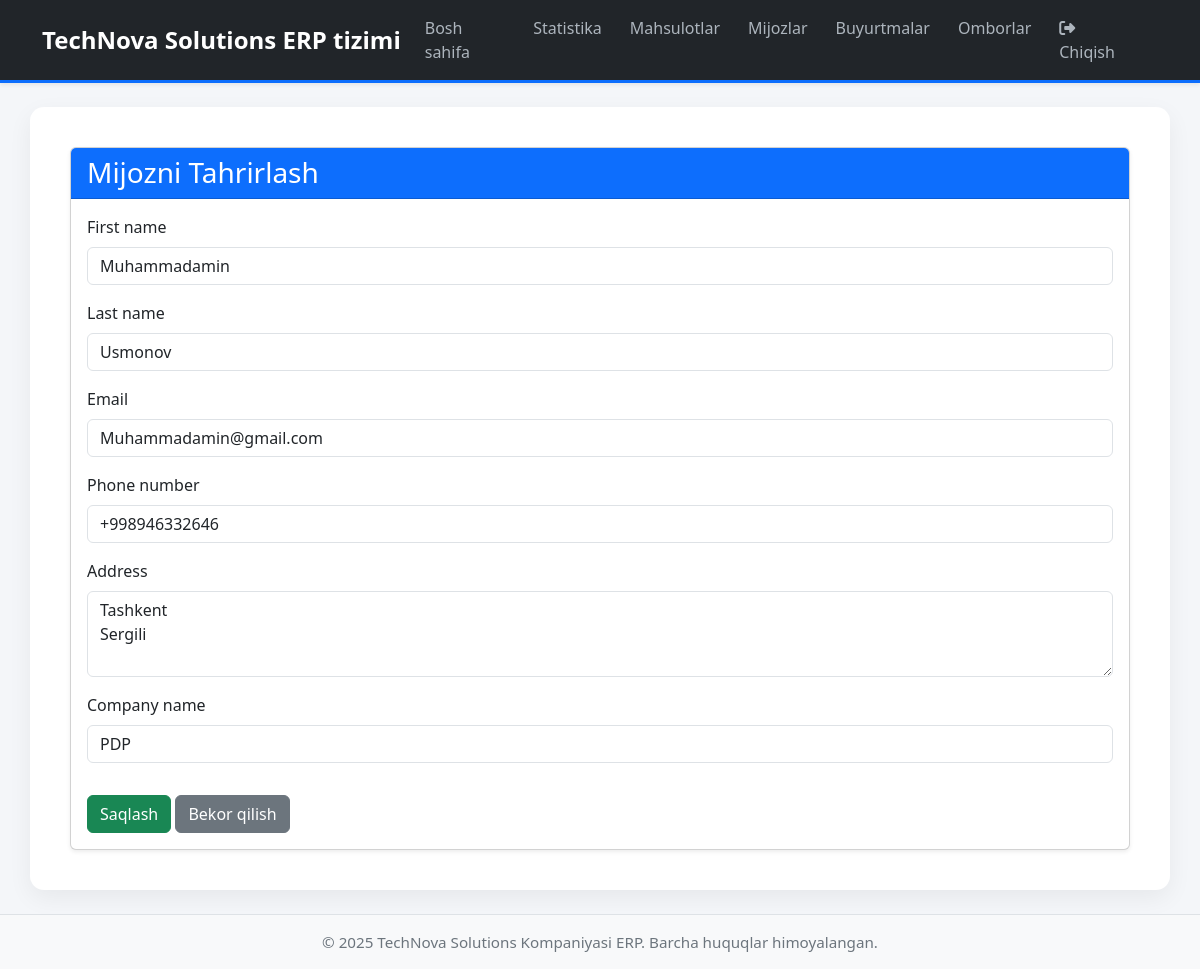
The page /customers/1/update/ (signed in) on the database as committed earlier.
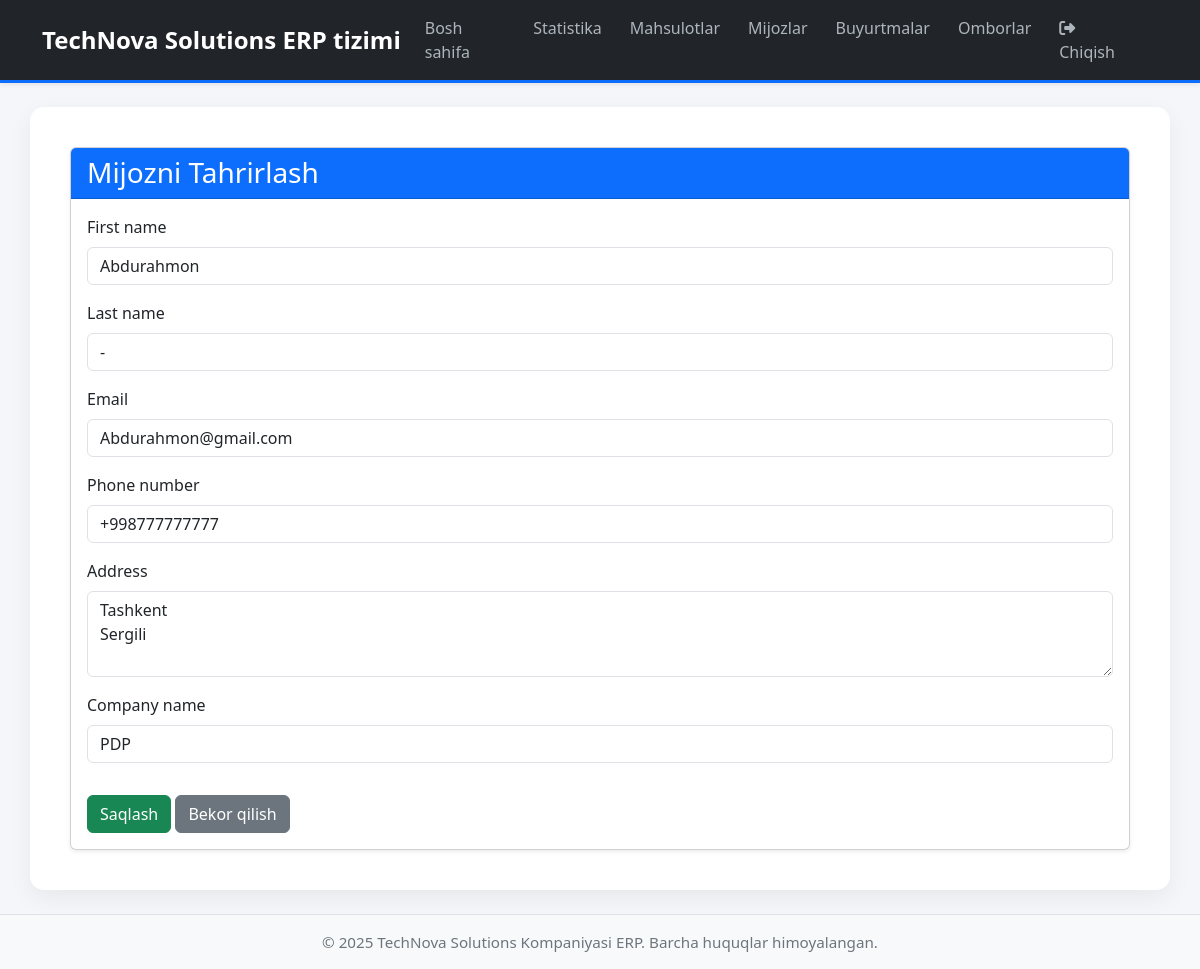
The same page on the database as committed later.
### customers/models.py (models this page shows, shortened)
class Customer(models.Model):
    first_name = models.CharField(max_length=100)
    last_name = models.CharField(max_length=100)
    email = models.EmailField(unique=True)
    phone_number = models.CharField(max_length=20, blank=True, null=True)
    address = models.TextField(blank=True, null=True)
    company_name = models.CharField(max_length=200, blank=True, null=True)
    created_at = models.DateTimeField(auto_now_add=True)
    updated_at = models.DateTimeField(auto_now=True)
    class Meta:
        verbose_name = "Mijoz"
        verbose_name_plural = "Mijozlar"
        ordering = ['last_name', 'first_name']

### customers/views.py (the view)
# urls.py: path('<int:pk>/update/', views.customer_update, name='customer_update'),
def customer_update(request, pk):
    customer = get_object_or_404(Customer, pk=pk)
    if request.method == 'POST':
        form = CustomerForm(request.POST, instance=customer)
        if form.is_valid():
            form.save()
            messages.info(request, 'Mijoz muvaffaqiyatli yangilandi!')
            return redirect('customers:customer_detail', pk=pk)
    else:
        form = CustomerForm(instance=customer)
    return render(request, 'customers/customer_form.html', {'form': form, 'title': 'Mijozni Tahrirlash'})

### customers/forms.py
class CustomerForm(forms.ModelForm):
    class Meta:
        model = Customer
        fields = ['first_name', 'last_name', 'email', 'phone_number', 'address', 'company_name']
        widgets = {
            'first_name': forms.TextInput(attrs={'class': 'form-control'}),
            'last_name': forms.TextInput(attrs={'class': 'form-control'}),
            'email': forms.EmailInput(attrs={'class': 'form-control'}),
            'phone_number': forms.TextInput(attrs={'class': 'form-control'}),
            'address': forms.Textarea(attrs={'class': 'form-control', 'rows': 3}),
            'company_name': forms.TextInput(attrs={'class': 'form-control'}),
        }

### customers/templates/customers/customer_form.html (shortened to what this page needs)
{% extends 'base.html' %}
{% block content %}
<div class="card shadow-sm">
    <div class="card-header bg-primary text-white">
        <h3 class="mb-0">{{ title }}</h3>
    </div>
    <div class="card-body">
        <form method="post">
            {% for field in form %}
                <div class="mb-3">
                    <label for="{{ field.id_for_label }}" class="form-label">{{ field.label }}</label>
                    {{ field }}
                </div>
            {% endfor %}
            <button type="submit" class="btn btn-success mt-3">Saqlash</button>
            <a href="{% url 'customers:customer_list' %}" class="btn btn-secondary mt-3">Bekor qilish</a>
        </form>
    </div>
</div>
{% endblock %}

Rows that differ between the two databases and show on the page:
changed Customer "Tashkent Sergili": first_name "Muhammadamin" → "Abdurahmon"; last_name "Usmonov" → "-"; email "Muhammadamin@gmail.com" → "Abdurahmon@gmail.com"; phone_number "+998946332646" → "+998777777777"
